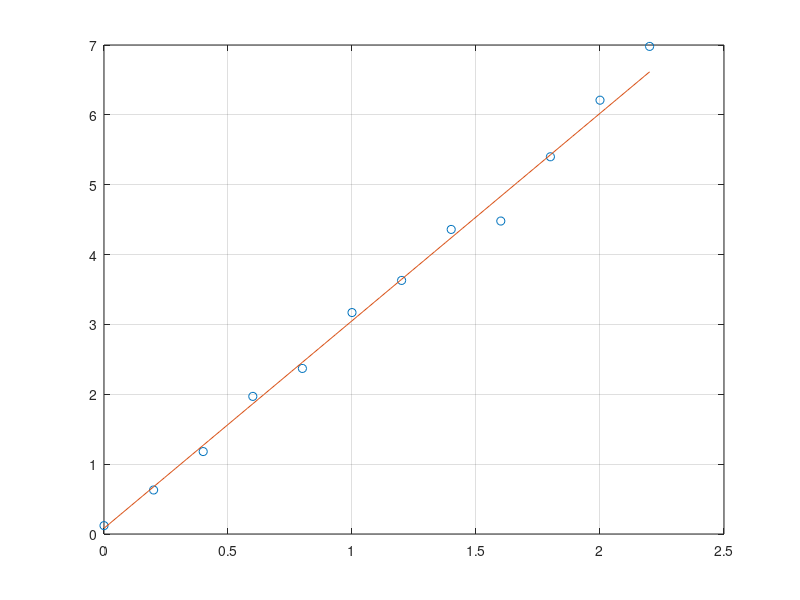

Write MATLAB code to recreate this figure.
Current=[0 0.2 0.4 0.6  0.8 1 1.2 1.4 1.6 1.8 2 2.2];
Frequency=[	0.12	0.63	1.18	1.97	2.37	3.17	3.63	4.36	4.48	5.40	6.21	6.98];

xx=[];
 for i=1:length(Current)
     x = (Current(i))^2;
     xx = [xx; x];
 end

 xx
 
 xx=sum(xx)
 
 y=[];
 for i=1:length(Current)
     x = (Frequency(i));
     y = [y; x];
 end
 
 y
 
 y=sum(y)
 
  x1=[];
 for i=1:length(Current)
     x = (Current(i));
     x1 = [x1; x];
 end
 
 x1=sum(x1)
 
   xy=[];
 for i=1:length(Current)
     x = (Current(i))*Frequency(i);
     xy = [xy; x];
 end
 
 xy=sum(xy)
 
    xy=[];
 for i=1:length(Current)
     x = (Current(i))*Frequency(i);
     xy = [xy; x];
 end
 
 xy=sum(xy)
 
    w=[];
 for i=1:length(Current)
     x = 1/(0.06+0.05*Frequency(i))^2;
     w = [w; x];
 end
 
 w=sum(w)
 
;
x1 = linspace(0,2.2);
y1 = x1.*2.97+0.082;
figure
plot(Current,Frequency,'o',x1,y1)
grid on
 